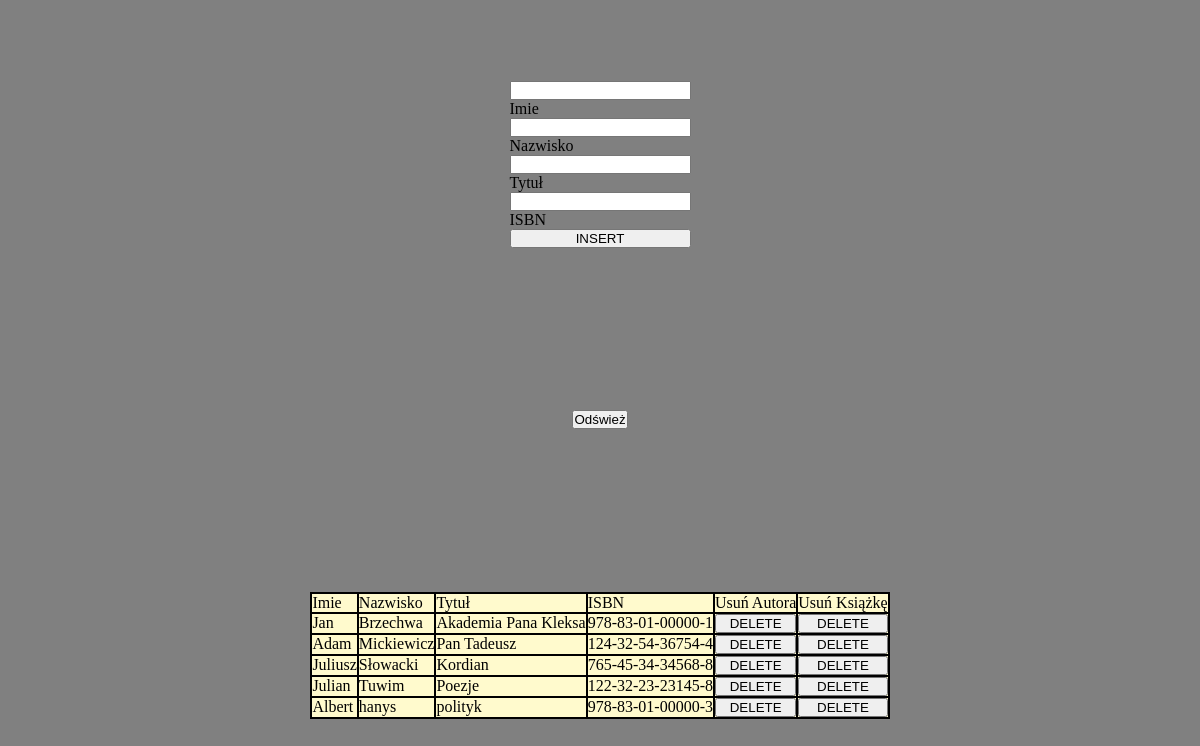
The page / on the database its author committed.
### tables this page shows
CREATE TABLE `krzyz` (
  `id_bibl` int(11) NOT NULL,
  `id_autor` int(11) DEFAULT NULL,
  `id_tytul` int(11) DEFAULT NULL
);

CREATE TABLE `autorzy` (
  `id_autor` int(11) NOT NULL,
  `imie` varchar(30) DEFAULT NULL,
  `nazwisko` varchar(30) DEFAULT NULL
);

CREATE TABLE `tytuly` (
  `id_tytul` int(11) NOT NULL,
  `tytul` varchar(30) DEFAULT NULL,
  `ISBN` varchar(30) DEFAULT NULL
);

### index.php (the view, shortened to what this page needs)
<!DOCTYPE html>
<html lang="en">
<head>
    <link rel="stylesheet" href="style.css">
</head>
<body>
    <div class="container">
    <div class="mid">
    <form action="insert.php" method="POST">
    <input type="text" name="imie">Imie<br>
    <input type="text" name="nazwisko">Nazwisko<br>
    <input type="text" name="tytul">Tytuł<br>
    <input type="text" name="ISBN">ISBN<br>
    <input type="submit" name="POST" value="INSERT">
    </form>
    <?php
    $servername="localhost";
    $username="root";
    $password="";
    $dbname="library";
    $conn= new mysqli($servername, $username, $password, $dbname);
    echo("<form action='insertkrzyz.php' method='POST'>");
        echo("<input type='submit' name='POST' value='Odśwież'>");
    echo("</form>");
    $result= $conn->query("SELECT * FROM krzyz, autorzy, tytuly WHERE krzyz.id_tytul = tytuly.id_tytul AND krzyz.id_autor = autorzy.id_autor;");
    echo("<table class='tabelka'>");
    echo("<tr>
        <td>Imie</td>
        <td>Nazwisko</td>
        <td>Tytuł</td>
        <td>ISBN</td>
        <td>Usuń Autora</td>
        <td>Usuń Książkę</td>
    </tr>");
    while($wiersz = $result->fetch_assoc()){
        echo("<tr>");
        echo("<td>" .$wiersz['imie']. "</td><td>" .$wiersz['nazwisko']. "</td><td>" .$wiersz['tytul']. "</td><td>" .$wiersz['ISBN']. "</td><td>
        <form action='deleteaut.php' method='POST'>
        <input type='hidden' name='autor' value='".$wiersz['id_autor']."'>
        <input type='submit' name='POST' value='DELETE'>
        </form>
    </td><td>
            <form action='delete.php' method='POST'>
            <input type='hidden' name='tytul' value='".$wiersz['id_tytul']."'>
            <input type='submit' name='POST' value='DELETE'>
            </form>
        </td>");
        echo("</tr>");
    }
    echo("</table>");
    ?>
    </div>
    </div>
</body>
</html>

### style.css (style rules this page uses)
* { padding: 0%; margin: 0%; }
.container { width: 100vw; height: 100vh; display: grid; grid-template-areas: "mid"; grid-template-rows: 2fr; grid-template-columns: fr 3fr; }
.mid { background: gray; grid-area: mid; display: flex; justify-content: space-around; align-items: center; flex-direction: column; }
.tabelka, td, tr { border: black 2px solid; background: lemonchiffon; border-collapse: collapse; }
form { display: flex; flex-direction: column; justify-content: center; }

### rows shown on the page
krzyz: id_autor.imie "Jan", id_autor.nazwisko "Brzechwa", id_tytul.tytul "Akademia Pana Kleksa", id_tytul.ISBN "978-83-01-00000-1"
krzyz: id_autor.imie "Adam", id_autor.nazwisko "Mickiewicz", id_tytul.tytul "Pan Tadeusz", id_tytul.ISBN "124-32-54-36754-4"
krzyz: id_autor.imie "Juliusz", id_autor.nazwisko "Słowacki", id_tytul.tytul "Kordian", id_tytul.ISBN "765-45-34-34568-8"
krzyz: id_autor.imie "Julian", id_autor.nazwisko "Tuwim", id_tytul.tytul "Poezje", id_tytul.ISBN "122-32-23-23145-8"
krzyz: id_autor.imie "Albert", id_autor.nazwisko "hanys", id_tytul.tytul "polityk", id_tytul.ISBN "978-83-01-00000-3"
